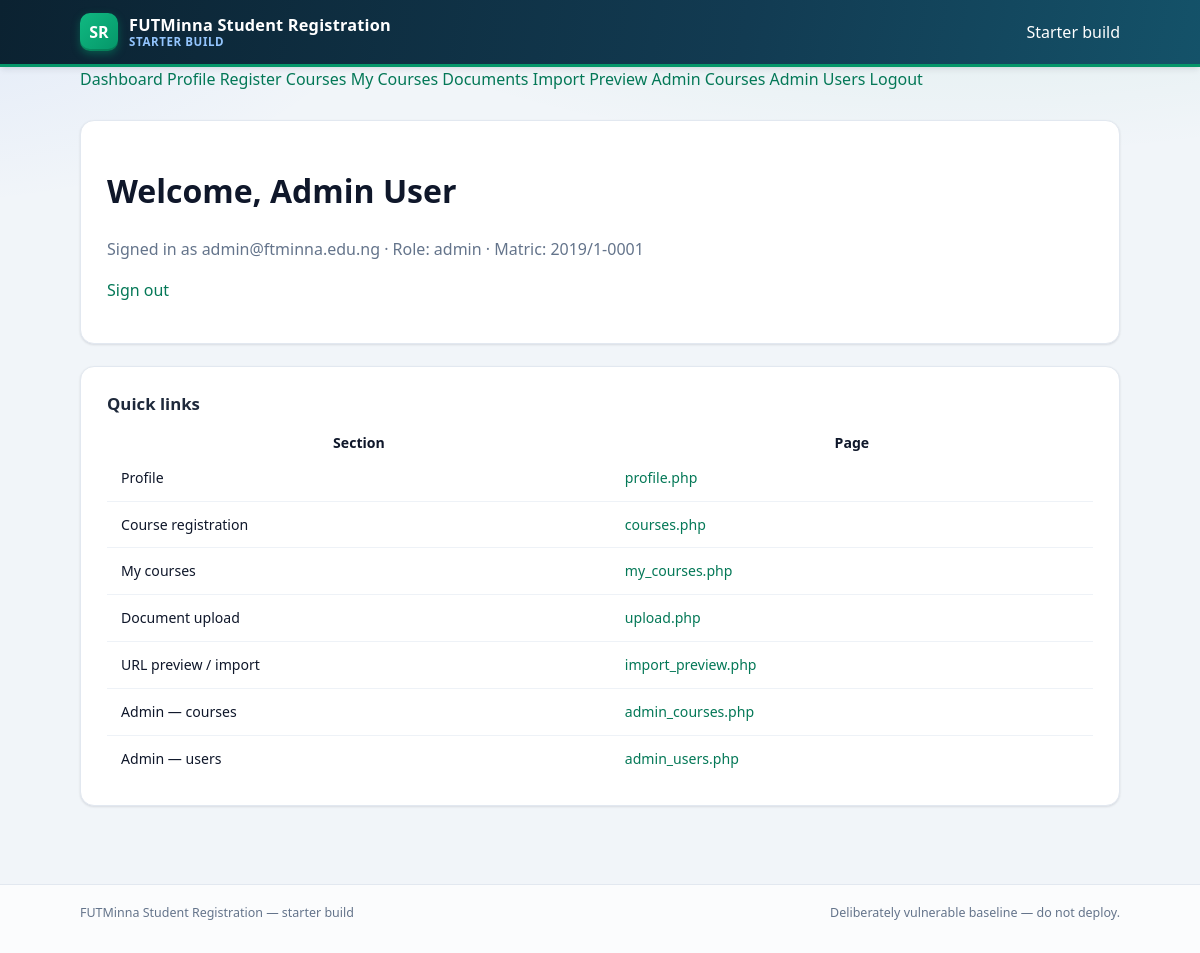
Page /vulnerable/public/index.php (signed in) on the committed database.
### tables this page shows
CREATE TABLE IF NOT EXISTS users (
    id            INT UNSIGNED AUTO_INCREMENT PRIMARY KEY,
    matric_no     VARCHAR(20)  NOT NULL UNIQUE,
    full_name     VARCHAR(100) NOT NULL,
    email         VARCHAR(254) NOT NULL UNIQUE,
    password_hash VARCHAR(255) NOT NULL,
    role          ENUM('student','admin') NOT NULL DEFAULT 'student',
    phone         VARCHAR(20)  NULL,
    failed_attempts INT UNSIGNED NOT NULL DEFAULT 0,
    locked_until  DATETIME NULL,
    created_at    DATETIME NOT NULL DEFAULT CURRENT_TIMESTAMP,
    updated_at    DATETIME NOT NULL DEFAULT CURRENT_TIMESTAMP ON UPDATE CURRENT_TIMESTAMP
);

### vulnerable/src/config.php (called while the page is built, shortened)
<?php
$DB_HOST = getenv('DB_HOST') ?: 'db';
$DB_NAME = getenv('DB_NAME') ?: 'student_reg_vuln';
$DB_USER = getenv('DB_USER') ?: 'app';
$DB_PASS = getenv('DB_PASSWORD') ?: getenv('MYSQL_PASSWORD') ?: 'CHANGE_ME_app';
$conn = mysqli_connect($DB_HOST, $DB_USER, $DB_PASS, $DB_NAME);
mysqli_set_charset($conn, 'utf8mb4');
function current_user(): ?array
{
    global $conn;
    $id = $_SESSION['user_id'];
    $r = mysqli_query($conn, "SELECT * FROM users WHERE id = $id LIMIT 1");
    if ($r && ($row = mysqli_fetch_assoc($r))) {
        return $row;
    }
    return null;
}
function require_login(): array
{
    $u = current_user();
    return $u;
}

### vulnerable/public/index.php (the view, shortened to what this page needs)
<?php
require __DIR__ . '/../src/config.php';
$user = require_login();
require __DIR__ . '/includes/header.php';
?>
<div class="card">
  <h1>Welcome, <?= $user['full_name'] ?></h1>
  <p class="muted">Signed in as <?= $user['email'] ?> &middot; Role: <?= $user['role'] ?> &middot; Matric: <?= $user['matric_no'] ?></p>
  <p><a href="logout.php">Sign out</a></p>
</div>
<div class="card">
  <h2>Quick links</h2>
  <table>
    <tr><th>Section</th><th>Page</th></tr>
    <tr><td>Profile</td><td><a href="profile.php">profile.php</a></td></tr>
    <tr><td>Course registration</td><td><a href="courses.php">courses.php</a></td></tr>
    <tr><td>My courses</td><td><a href="my_courses.php">my_courses.php</a></td></tr>
    <tr><td>Document upload</td><td><a href="upload.php">upload.php</a></td></tr>
    <tr><td>URL preview / import</td><td><a href="import_preview.php">import_preview.php</a></td></tr>
    <?php if ($user['role'] === 'admin'): ?>
    <tr><td>Admin &mdash; courses</td><td><a href="admin_courses.php">admin_courses.php</a></td></tr>
    <tr><td>Admin &mdash; users</td><td><a href="admin_users.php">admin_users.php</a></td></tr>
    <?php endif; ?>
  </table>
</div>
<?php require __DIR__ . '/includes/footer.php'; ?>

### app/public/assets/style.css (style rules this page uses)
:root { --bg: #f1f5f9; --surface: #ffffff; --border: #e2e8f0; --border-soft: #eef2f7; --text: #0f172a; --muted: #64748b; --primary: #059669; --primary-dark:#047857; --primary-soft:#ecfdf5; --ink: #0b2231; --ink-soft: #123b52; --danger: #dc2626; --danger-soft: #fef2f2; --warning: #d97706; --warning-soft:#fffbeb; --info: #2563eb; --info-soft: #eff6ff; --radius: 14px; --radius-sm: 9px; --shadow-sm: 0 1px 2px rgba(15,23,42,.05), 0 1px 3px rgba(15,23,42,.06); --shadow-md: 0 4px 6px -1px rgba(15,23,42,.08), 0 2px 4px -2px rgba(15,23,42,.05); --shadow-lg: 0 12px 24px -8px rgba(15,23,42,.18); }
* { box-sizing: border-box; }
html { -webkit-text-size-adjust: 100%; }
body { margin: 0; font-family: "Segoe UI", system-ui, -apple-system, Roboto, "Helvetica Neue", Arial, sans-serif; color: var(--text); background: radial-gradient(1200px 420px at 80% -10%, rgba(5,150,105,.10), transparent 60%), radial-gradient(900px 380px at -10% 0%, rgba(37,99,235,.08), transparent 55%), var(--bg); line-height: 1.55; min-height: 100vh; display: flex; flex-direction: column; }
a { color: var(--primary-dark); text-decoration: none; }
.card { background: var(--surface); border: 1px solid var(--border); border-radius: var(--radius); box-shadow: var(--shadow-sm); padding: 24px 26px; margin-bottom: 22px; }
.card > h2, .card > .card-title { margin: 0 0 14px; font-size: 1.05rem; font-weight: 700; color: #1e293b; display: flex; align-items: center; gap: 8px; }
table { width: 100%; border-collapse: collapse; font-size: .88rem; background: #fff; }
tbody td { padding: 12px 14px; border-bottom: 1px solid var(--border-soft); vertical-align: middle; }
tbody tr:last-child td { border-bottom: none; }
tbody tr { transition: background .12s ease; }
.muted { color: var(--muted); }

### rows in the picture
users: full_name "Admin User", email "admin@ftminna.edu.ng", role "admin", matric_no "2019/1-0001"
